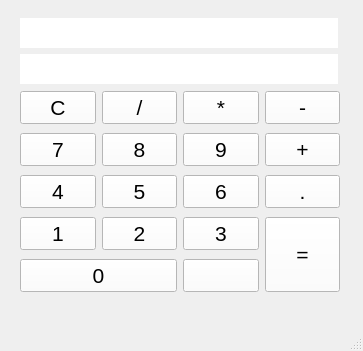
<?xml version="1.0" encoding="UTF-8"?>
<ui version="4.0">
 <class>MainWindow</class>
 <widget class="QMainWindow" name="MainWindow">
  <property name="geometry">
   <rect>
    <x>0</x>
    <y>0</y>
    <width>363</width>
    <height>351</height>
   </rect>
  </property>
  <property name="windowTitle">
   <string>MainWindow</string>
  </property>
  <property name="styleSheet">
   <string notr="true"/>
  </property>
  <widget class="QWidget" name="centralwidget">
   <widget class="QWidget" name="gridLayoutWidget">
    <property name="geometry">
     <rect>
      <x>20</x>
      <y>10</y>
      <width>320</width>
      <height>292</height>
     </rect>
    </property>
    <layout class="QGridLayout" name="gridLayout">
     <item row="3" column="1">
      <widget class="QPushButton" name="eight">
       <property name="font">
        <font>
         <pointsize>16</pointsize>
        </font>
       </property>
       <property name="styleSheet">
        <string notr="true">background-color: rgb(255, 255, 255);
color: rgb(0, 0, 0);</string>
       </property>
       <property name="text">
        <string>8</string>
       </property>
      </widget>
     </item>
     <item row="5" column="0">
      <widget class="QPushButton" name="one">
       <property name="font">
        <font>
         <pointsize>16</pointsize>
        </font>
       </property>
       <property name="styleSheet">
        <string notr="true">background-color: rgb(255, 255, 255);
color: rgb(0, 0, 0);</string>
       </property>
       <property name="text">
        <string>1</string>
       </property>
      </widget>
     </item>
     <item row="3" column="0">
      <widget class="QPushButton" name="seven">
       <property name="font">
        <font>
         <pointsize>16</pointsize>
        </font>
       </property>
       <property name="styleSheet">
        <string notr="true">background-color: rgb(255, 255, 255);
color: rgb(0, 0, 0);</string>
       </property>
       <property name="text">
        <string>7</string>
       </property>
      </widget>
     </item>
     <item row="3" column="2">
      <widget class="QPushButton" name="nine">
       <property name="font">
        <font>
         <pointsize>16</pointsize>
        </font>
       </property>
       <property name="styleSheet">
        <string notr="true">background-color: rgb(255, 255, 255);
color: rgb(0, 0, 0);</string>
       </property>
       <property name="text">
        <string>9</string>
       </property>
      </widget>
     </item>
     <item row="4" column="0">
      <widget class="QPushButton" name="four">
       <property name="font">
        <font>
         <pointsize>16</pointsize>
        </font>
       </property>
       <property name="styleSheet">
        <string notr="true">background-color: rgb(255, 255, 255);
color: rgb(0, 0, 0);</string>
       </property>
       <property name="text">
        <string>4</string>
       </property>
      </widget>
     </item>
     <item row="6" column="2">
      <widget class="QPushButton" name="comma">
       <property name="font">
        <font>
         <pointsize>16</pointsize>
        </font>
       </property>
       <property name="styleSheet">
        <string notr="true">background-color: rgb(255, 255, 255);
color: rgb(0, 0, 0);</string>
       </property>
       <property name="text">
        <string/>
       </property>
      </widget>
     </item>
     <item row="6" column="0" colspan="2">
      <widget class="QPushButton" name="zero">
       <property name="font">
        <font>
         <pointsize>16</pointsize>
        </font>
       </property>
       <property name="styleSheet">
        <string notr="true">background-color: rgb(255, 255, 255);
color: rgb(0, 0, 0);</string>
       </property>
       <property name="text">
        <string>0</string>
       </property>
      </widget>
     </item>
     <item row="1" column="0" colspan="4">
      <widget class="QLabel" name="entered">
       <property name="minimumSize">
        <size>
         <width>0</width>
         <height>30</height>
        </size>
       </property>
       <property name="maximumSize">
        <size>
         <width>318</width>
         <height>25</height>
        </size>
       </property>
       <property name="font">
        <font>
         <pointsize>12</pointsize>
        </font>
       </property>
       <property name="styleSheet">
        <string notr="true">background-color: rgb(255, 255, 255);
color: rgb(0, 0, 0);</string>
       </property>
       <property name="text">
        <string/>
       </property>
       <property name="alignment">
        <set>Qt::AlignRight|Qt::AlignTrailing|Qt::AlignVCenter</set>
       </property>
      </widget>
     </item>
     <item row="5" column="2">
      <widget class="QPushButton" name="three">
       <property name="font">
        <font>
         <pointsize>16</pointsize>
        </font>
       </property>
       <property name="styleSheet">
        <string notr="true">background-color: rgb(255, 255, 255);
color: rgb(0, 0, 0);</string>
       </property>
       <property name="text">
        <string>3</string>
       </property>
      </widget>
     </item>
     <item row="4" column="1">
      <widget class="QPushButton" name="five">
       <property name="font">
        <font>
         <pointsize>16</pointsize>
        </font>
       </property>
       <property name="styleSheet">
        <string notr="true">background-color: rgb(255, 255, 255);
color: rgb(0, 0, 0);</string>
       </property>
       <property name="text">
        <string>5</string>
       </property>
      </widget>
     </item>
     <item row="5" column="1">
      <widget class="QPushButton" name="two">
       <property name="font">
        <font>
         <pointsize>16</pointsize>
        </font>
       </property>
       <property name="styleSheet">
        <string notr="true">background-color: rgb(255, 255, 255);
color: rgb(0, 0, 0);</string>
       </property>
       <property name="text">
        <string>2</string>
       </property>
      </widget>
     </item>
     <item row="4" column="2">
      <widget class="QPushButton" name="six">
       <property name="font">
        <font>
         <pointsize>16</pointsize>
        </font>
       </property>
       <property name="styleSheet">
        <string notr="true">background-color: rgb(255, 255, 255);
color: rgb(0, 0, 0);</string>
       </property>
       <property name="text">
        <string>6</string>
       </property>
      </widget>
     </item>
     <item row="0" column="0" colspan="4">
      <widget class="QLabel" name="result">
       <property name="minimumSize">
        <size>
         <width>0</width>
         <height>30</height>
        </size>
       </property>
       <property name="maximumSize">
        <size>
         <width>318</width>
         <height>20</height>
        </size>
       </property>
       <property name="font">
        <font>
         <pointsize>12</pointsize>
        </font>
       </property>
       <property name="styleSheet">
        <string notr="true">background-color: rgb(255, 255, 255);
color: rgb(0, 0, 0);</string>
       </property>
       <property name="text">
        <string/>
       </property>
       <property name="alignment">
        <set>Qt::AlignRight|Qt::AlignTrailing|Qt::AlignVCenter</set>
       </property>
      </widget>
     </item>
     <item row="5" column="3" rowspan="2">
      <widget class="QPushButton" name="equals">
       <property name="maximumSize">
        <size>
         <width>103</width>
         <height>110</height>
        </size>
       </property>
       <property name="font">
        <font>
         <pointsize>16</pointsize>
        </font>
       </property>
       <property name="styleSheet">
        <string notr="true">background-color: rgb(255, 255, 255);
color: rgb(0, 0, 0);</string>
       </property>
       <property name="text">
        <string>=</string>
       </property>
      </widget>
     </item>
     <item row="4" column="3">
      <widget class="QPushButton" name="dot">
       <property name="font">
        <font>
         <pointsize>16</pointsize>
        </font>
       </property>
       <property name="styleSheet">
        <string notr="true">background-color: rgb(255, 255, 255);
color: rgb(0, 0, 0);</string>
       </property>
       <property name="text">
        <string>.</string>
       </property>
      </widget>
     </item>
     <item row="3" column="3">
      <widget class="QPushButton" name="plus">
       <property name="font">
        <font>
         <pointsize>16</pointsize>
        </font>
       </property>
       <property name="styleSheet">
        <string notr="true">background-color: rgb(255, 255, 255);
color: rgb(0, 0, 0);</string>
       </property>
       <property name="text">
        <string>+</string>
       </property>
      </widget>
     </item>
     <item row="2" column="3">
      <widget class="QPushButton" name="subtract">
       <property name="font">
        <font>
         <pointsize>16</pointsize>
        </font>
       </property>
       <property name="styleSheet">
        <string notr="true">background-color: rgb(255, 255, 255);
color: rgb(0, 0, 0);</string>
       </property>
       <property name="text">
        <string>-</string>
       </property>
      </widget>
     </item>
     <item row="2" column="2">
      <widget class="QPushButton" name="times">
       <property name="font">
        <font>
         <pointsize>16</pointsize>
        </font>
       </property>
       <property name="styleSheet">
        <string notr="true">background-color: rgb(255, 255, 255);
color: rgb(0, 0, 0);</string>
       </property>
       <property name="text">
        <string>*</string>
       </property>
      </widget>
     </item>
     <item row="2" column="1">
      <widget class="QPushButton" name="divide">
       <property name="font">
        <font>
         <pointsize>16</pointsize>
        </font>
       </property>
       <property name="styleSheet">
        <string notr="true">background-color: rgb(255, 255, 255);
color: rgb(0, 0, 0);</string>
       </property>
       <property name="text">
        <string>/</string>
       </property>
      </widget>
     </item>
     <item row="2" column="0">
      <widget class="QPushButton" name="clear">
       <property name="font">
        <font>
         <pointsize>16</pointsize>
        </font>
       </property>
       <property name="styleSheet">
        <string notr="true">background-color: rgb(255, 255, 255);
color: rgb(0, 0, 0);</string>
       </property>
       <property name="text">
        <string>C</string>
       </property>
      </widget>
     </item>
    </layout>
   </widget>
  </widget>
  <widget class="QMenuBar" name="menubar">
   <property name="geometry">
    <rect>
     <x>0</x>
     <y>0</y>
     <width>363</width>
     <height>21</height>
    </rect>
   </property>
  </widget>
  <widget class="QStatusBar" name="statusbar"/>
 </widget>
 <resources/>
 <connections/>
</ui>
